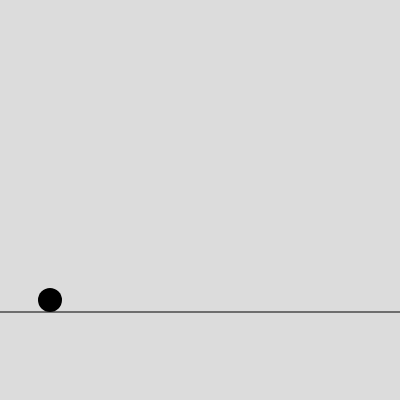
Frame 1 (no input)
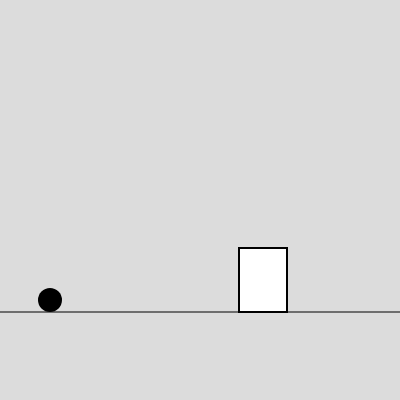
Frame 60 (no input)
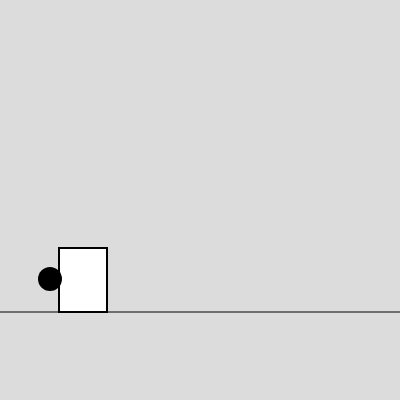
Frame 120 (the mouse pressed at the canvas centre since frame 60)

The p5.js sketch that drew these frames (run headless with seeded random() and noise() and a simulated clock; from frame 60 on, the mouse is pressed at the canvas centre):

// p5.js sketch
// ── sketch.js
// variables
const canvasHeight = 400;
const canvasWidth = 400;

let player = {
  yStart: canvasHeight - 100,
  x: 50,
  y: canvasHeight - 100,
  size: 24,
  isJumping: false,
  jumpTime: 0,
  jumpDuration: 60,
  jumpHeight: 200,

  display: function () {
    push();
    noStroke();
    fill(0, 0, 0);
    circle(this.x, this.y, this.size);
    pop();
  },

  update: function () {
    if (this.isJumping) {
      let jumpOffset = sin((this.jumpTime / this.jumpDuration) * PI) * this.jumpHeight;
      this.y = this.yStart - jumpOffset;
      this.jumpTime++;

      if (this.jumpTime >= this.jumpDuration) {
        this.isJumping = false;
        this.jumpTime = 0;
        this.y = this.yStart;
      }
    }
  },

  jump: function () {
    if (!this.isJumping) {
      this.isJumping = true;
      this.jumpTime = 0;
    }
  }
};

let object = {
  w: 48,
  h: 64,
  xStart: canvasWidth + 16,
  x: canvasWidth + 16,
  y: canvasHeight - 100,

  display: function () {
    push();
    stroke(0);
    strokeWeight(2);
    rect(this.x, canvasHeight - this.h - 88, this.w, this.h);
    pop();
  },

  update: function () {
    this.x = this.x - 3;
    if (this.x < -this.w) {
      this.x = this.xStart;
    }
  }
};

function setup() {
  createCanvas(canvasWidth, canvasHeight);
}

function draw() {
  background(220);
  scene();
  object.display();
  object.update();
  player.display();
  player.update();
}

function scene() {
  push();
  stroke(0);
  strokeWeight(1);
  line(0, canvasHeight - 88, canvasWidth, canvasHeight - 88);
  pop();
}

function mousePressed() {
  player.jump();
}
